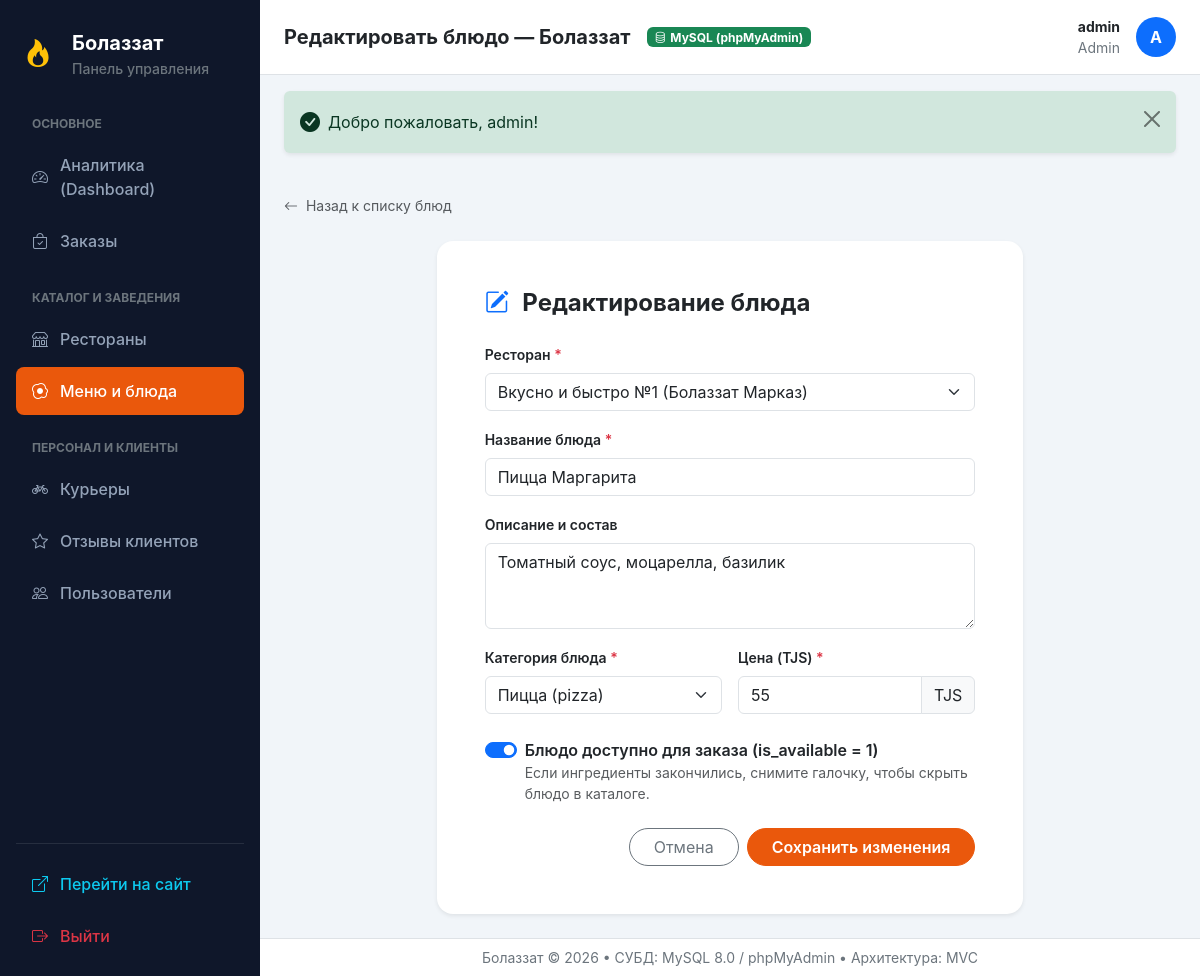
/admin/dishes/edit/1 (signed in), run on the app's committed database.
### tables this page shows
CREATE TABLE dishes (
    id            INT UNSIGNED AUTO_INCREMENT PRIMARY KEY,
    restaurant_id INT UNSIGNED NOT NULL,
    name          VARCHAR(150) NOT NULL,
    description   VARCHAR(500) NULL,
    category      ENUM('pizza','burgers','salads','drinks','desserts') NOT NULL,
    price         DECIMAL(10,2) NOT NULL,
    is_available  TINYINT(1)   NOT NULL DEFAULT 1,
    CONSTRAINT uq_dish_in_restaurant UNIQUE (restaurant_id, name),
    CONSTRAINT chk_dish_price CHECK (price >= 0),
    CONSTRAINT fk_dishes_restaurant FOREIGN KEY (restaurant_id)
        REFERENCES restaurants(id) ON DELETE RESTRICT ON UPDATE CASCADE,
    INDEX idx_dishes_category (category)
);

CREATE TABLE restaurants (
    id                 INT UNSIGNED AUTO_INCREMENT PRIMARY KEY,
    name               VARCHAR(150)   NOT NULL,
    address            VARCHAR(200)   NOT NULL,
    phone              VARCHAR(20)    NOT NULL,
    work_hours         VARCHAR(50)    NOT NULL,
    min_order_amount   DECIMAL(10,2)  NOT NULL,
    delivery_radius_km DECIMAL(5,2)   NOT NULL,
    CONSTRAINT uq_restaurants_name UNIQUE (name),
    CONSTRAINT chk_restaurant_amounts CHECK (min_order_amount >= 0 AND delivery_radius_km > 0)
);

### app/Core/View.php (called while the page is built, shortened)
<?php
class View
{
    public static function render(string $template, array $data = [], string $layout = 'layouts/main'): void
    {
        extract($data);
        $templatePath = __DIR__ . '/../Views/' . ltrim($template, '/') . '.php';
        require $templatePath;
    }
    public static function e(?string $value): string
    {
        return htmlspecialchars((string)$value, ENT_QUOTES, 'UTF-8');
    }
}

### app/Core/Controller.php (called while the page is built, shortened)
<?php
abstract class Controller
{
    protected function render(string $view, array $data = [], string $layout = 'layouts/main'): void
    {
        View::render($view, $data, $layout);
    }
}

### app/Controllers/AdminController.php (called while the page is built, shortened)
<?php
class AdminController extends Controller
{
    public function dishEdit(int|string $id): void
    {
        $id = (int)$id;
        $dish = Dish::findById($id);
        $restaurants = Restaurant::getAll();
        $this->render('admin/dishes/form', [
            'title' => 'Редактировать блюдо — Болаззат',
            'dish' => $dish,
            'restaurants' => $restaurants,
            'categories' => Dish::CATEGORIES,
        ], 'layouts/admin');
    }
}

### public/index.php (called while the page is built, shortened)
<?php
spl_autoload_register(function (string $class) {
    $prefix = 'App\\';
    $baseDir = __DIR__ . '/../app/';
    $len = strlen($prefix);
    $relativeClass = substr($class, $len);
    $file = $baseDir . str_replace('\\', '/', $relativeClass) . '.php';
});
$router = new Router();
$router->get('/', [HomeController::class, 'index']);
$router->get('/about', [HomeController::class, 'about']);
$router->get('/restaurant/{id}', [RestaurantController::class, 'show']);
$router->get('/cart', [CartController::class, 'index']);
$router->post('/cart/add', [CartController::class, 'add']);
$router->post('/cart/update', [CartController::class, 'update']);
$router->post('/cart/remove', [CartController::class, 'remove']);
$router->post('/cart/clear', [CartController::class, 'clear']);
$router->get('/checkout', [OrderController::class, 'checkout']);
$router->post('/order/place', [OrderController::class, 'placeOrder']);
$router->get('/order/track/{number}', [OrderController::class, 'track']);
$router->get('/my-orders', [OrderController::class, 'myOrders']);
$router->post('/order/review', [OrderController::class, 'submitReview']);
$router->get('/login', [AuthController::class, 'showLogin']);
$router->post('/login', [AuthController::class, 'login']);
$router->post('/quick-login', [AuthController::class, 'quickLogin']);
$router->get('/register', [AuthController::class, 'showRegister']);
$router->post('/register', [AuthController::class, 'register']);
$router->get('/logout', [AuthController::class, 'logout']);
$router->get('/courier', [CourierController::class, 'index']);
$router->post('/courier/status', [CourierController::class, 'updateStatus']);
$router->post('/courier/toggle-busy', [CourierController::class, 'toggleBusy']);
$router->get('/admin', [AdminController::class, 'dashboard']);
$router->get('/admin/orders', [AdminController::class, 'orders']);
$router->get('/admin/orders/show/{id}', [AdminController::class, 'orderShow']);
$router->post('/admin/orders/status', [AdminController::class, 'updateOrderStatus']);
$router->post('/admin/orders/assign-courier', [AdminController::class, 'assignCourier']);
$router->get('/admin/restaurants', [AdminController::class, 'restaurants']);
$router->get('/admin/restaurants/create', [AdminController::class, 'restaurantCreate']);
$router->post('/admin/restaurants/store', [AdminController::class, 'restaurantStore']);
$router->get('/admin/restaurants/edit/{id}', [AdminController::class, 'restaurantEdit']);
$router->post('/admin/restaurants/update/{id}', [AdminController::class, 'restaurantUpdate']);
$router->post('/admin/restaurants/delete/{id}', [AdminController::class, 'restaurantDelete']);
$router->get('/admin/dishes', [AdminController::class, 'dishes']);
$router->get('/admin/dishes/create', [AdminController::class, 'dishCreate']);
$router->post('/admin/dishes/store', [AdminController::class, 'dishStore']);
$router->get('/admin/dishes/edit/{id}', [AdminController::class, 'dishEdit']);
$router->post('/admin/dishes/update/{id}', [AdminController::class, 'dishUpdate']);
$router->post('/admin/dishes/toggle/{id}', [AdminController::class, 'dishToggle']);
$router->post('/admin/dishes/delete/{id}', [AdminController::class, 'dishDelete']);
$router->get('/admin/couriers', [AdminController::class, 'couriers']);
$router->get('/admin/couriers/create', [AdminController::class, 'courierCreate']);
$router->post('/admin/couriers/store', [AdminController::class, 'courierStore']);
$router->post('/admin/couriers/toggle/{id}', [AdminController::class, 'courierToggle']);
$router->get('/admin/reviews', [AdminController::class, 'reviews']);
$router->get('/admin/users', [AdminController::class, 'users']);
$method = $_SERVER['REQUEST_METHOD'] ?? 'GET';
$uri = $_SERVER['REQUEST_URI'] ?? '/';
$router->dispatch($uri, $method);

### app/Models/Dish.php (called while the page is built, shortened)
<?php
class Dish
{
    public static function findById(int $id): ?array
    {
        $db = Database::getConnection();
        $stmt = $db->prepare("
            SELECT d.*, r.name AS restaurant_name, r.min_order_amount, r.delivery_radius_km
            FROM dishes d
            JOIN restaurants r ON r.id = d.restaurant_id
            WHERE d.id = :id
            LIMIT 1
        ");
        $stmt->execute(['id' => $id]);
        $row = $stmt->fetch();
        return $row ?: null;
    }
}

### app/Models/Restaurant.php (called while the page is built, shortened)
<?php
class Restaurant
{
    public static function getAll(): array
    {
        $db = Database::getConnection();
        return $db->query("SELECT * FROM restaurants ORDER BY id ASC")->fetchAll();
    }
}

### app/Core/Session.php (called while the page is built, shortened)
<?php
class Session
{
    public static function get(string $key, mixed $default = null): mixed
    {
        return $_SESSION[$key] ?? $default;
    }
    public static function has(string $key): bool
    {
        return isset($_SESSION[$key]);
    }
}

### app/Core/Auth.php (called while the page is built, shortened)
<?php
class Auth
{
    public static function check(): bool
    {
        return Session::has('user');
    }
    public static function user(): ?array
    {
        return Session::get('user');
    }
    public static function role(): ?string
    {
        $u = self::user();
        return $u['role'] ?? null;
    }
    public static function hasRole(string|array $roles): bool
    {
        $r = self::role();
        if (is_array($roles)) {
            return in_array($r, $roles, true);
        }
        return $r === $roles;
    }
}

### app/Views/admin/dishes/form.php (the view, shortened to what this page needs)
<?php
$isEdit = !empty($dish['id']);
$action = $isEdit ? "/admin/dishes/update/{$dish['id']}" : "/admin/dishes/store";
?>
<div class="mb-4">
    <a href="/admin/dishes" class="text-decoration-none text-muted small">
        <i class="bi bi-arrow-left me-1"></i> Назад к списку блюд
    </a>
</div>
<div class="row justify-content-center">
    <div class="col-lg-8">
        <div class="card border-0 shadow-sm rounded-4 p-4 p-md-5 bg-white">
            <h4 class="fw-bold mb-4">
                <i class="bi <?= $isEdit ? 'bi-pencil-square' : 'bi-plus-circle-fill' ?> text-primary me-2"></i>
                <?= $isEdit ? 'Редактирование блюда' : 'Добавление нового блюда в меню' ?>
            </h4>
            <form action="<?= $action ?>" method="POST">
                <div class="mb-3">
                    <label class="form-label small fw-semibold">Ресторан <span class="text-danger">*</span></label>
                    <select name="restaurant_id" class="form-select" required>
                        <?php foreach ($restaurants as $r): ?>
                            <option value="<?= $r['id'] ?>" <?= (!empty($dish['restaurant_id']) && $dish['restaurant_id'] == $r['id']) ? 'selected' : '' ?>>
                                <?= View::e($r['name']) ?>
                            </option>
                        <?php endforeach; ?>
                    </select>
                </div>
                <div class="mb-3">
                    <label class="form-label small fw-semibold">Название блюда <span class="text-danger">*</span></label>
                    <input type="text" name="name" class="form-control"
                           placeholder="Например: Пицца 4 сыра"
                           value="<?= View::e($dish['name'] ?? '') ?>" required>
                </div>
                <div class="mb-3">
                    <label class="form-label small fw-semibold">Описание и состав</label>
                    <textarea name="description" class="form-control" rows="3" placeholder="Состав, соус, граммовка..."><?= View::e($dish['description'] ?? '') ?></textarea>
                </div>
                <div class="row g-3 mb-4">
                    <div class="col-md-6">
                        <label class="form-label small fw-semibold">Категория блюда <span class="text-danger">*</span></label>
                        <select name="category" class="form-select" required>
                            <?php foreach ($categories as $catKey => $catInfo): ?>
                                <option value="<?= $catKey ?>" <?= (!empty($dish['category']) && $dish['category'] === $catKey) ? 'selected' : '' ?>>
                                    <?= $catInfo['label'] ?> (<?= $catKey ?>)
                                </option>
                            <?php endforeach; ?>
                        </select>
                    </div>
                    <div class="col-md-6">
                        <label class="form-label small fw-semibold">Цена (TJS) <span class="text-danger">*</span></label>
                        <div class="input-group">
                            <input type="number" step="0.50" name="price" class="form-control"
                                   placeholder="45.00"
                                   value="<?= (float)($dish['price'] ?? 0) ?>" required>
                            <span class="input-group-text">TJS</span>
                        </div>
                    </div>
                </div>
                <div class="form-check form-switch mb-4">
                    <input class="form-check-input" type="checkbox" name="is_available" value="1" id="isAvailableCheck"
                           <?= (!isset($dish['is_available']) || !empty($dish['is_available'])) ? 'checked' : '' ?>>
                    <label class="form-check-label fw-semibold" for="isAvailableCheck">
                        Блюдо доступно для заказа (is_available = 1)
                    </label>
                    <div class="text-muted small">Если ингредиенты закончились, снимите галочку, чтобы скрыть блюдо в каталоге.</div>
                </div>
                <div class="d-flex gap-2 justify-content-end">
                    <a href="/admin/dishes" class="btn btn-outline-secondary px-4 rounded-pill">Отмена</a>
                    <button type="submit" class="btn btn-primary px-4 rounded-pill fw-semibold">
                        <?= $isEdit ? 'Сохранить изменения' : 'Добавить блюдо' ?>
                    </button>
                </div>
            </form>
        </div>
    </div>
</div>

### app/Core/Router.php (shortened to what this page needs)
<?php
class Router
{
    private array $routes = [];
    private function addRoute(string $method, string $path, array|callable $handler): void
    {
        $pattern = preg_replace('/\{([a-zA-Z0-9_]+)\}/', '(?P<$1>[^/]+)', $path);
        $pattern = '#^' . $pattern . '$#';
        $this->routes[] = [
            'method' => $method,
            'pattern' => $pattern,
            'handler' => $handler,
        ];
    }
    public function dispatch(string $uri, string $method): void
    {
        $path = parse_url($uri, PHP_URL_PATH);
        $path = '/' . trim($path, '/');
        foreach ($this->routes as $route) {
            if ($route['method'] === $method && preg_match($route['pattern'], $path, $matches)) {
                $params = array_filter($matches, '\is_string', ARRAY_FILTER_USE_KEY);
                $handler = $route['handler'];
                if (is_array($handler) && count($handler) === 2) {
                    [$class, $action] = $handler;
                    if (class_exists($class)) {
                        $controller = new $class();
                        if (method_exists($controller, $action)) {
                            call_user_func_array([$controller, $action], $params);
                            return;
                        }
                    }
                }
            }
        }
    }
}

### public/css/style.css (style rules this page uses)
:root { --brand-primary: #ea580c; --brand-primary-hover: #c2410c; --brand-secondary: #0284c7; --brand-success: #16a34a; --brand-dark: #0f172a; --brand-light: #f8fafc; --brand-card-bg: #ffffff; --brand-border: #e2e8f0; }
body { font-family: -apple-system, BlinkMacSystemFont, "Segoe UI", Roboto, "Helvetica Neue", Arial, sans-serif; color: #334155; background-color: #f8fafc; min-height: 100vh; display: flex; flex-direction: column; }
.btn-primary { background-color: var(--brand-primary); border-color: var(--brand-primary); }

### data on the page
dishes: restaurant_id "Вкусно и быстро №1 (Болаззат Марказ)", name "Пицца Маргарита", description "Томатный соус, моцарелла, базилик", category "Пицца (pizza)", price "55", is_available "☑"

### other printed values
Session::getFlash($type) "Добро пожаловать, admin!"
